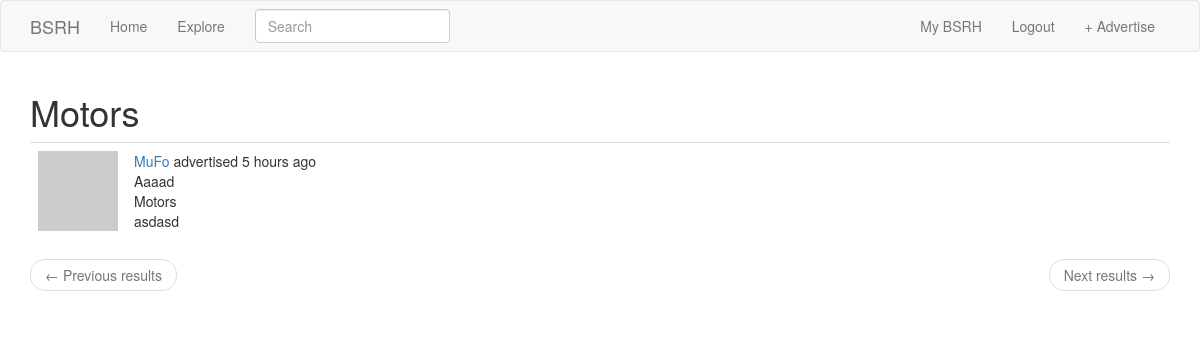
/show_category/Motors (signed in), run on the app's committed database.
### app/models.py (models this page shows, shortened)
class SearchableMixin(object):
    @classmethod
    def before_commit(cls, session):
        session._changes = {
            'add': list(session.new),
            'update': list(session.dirty),
            'delete': list(session.deleted)
        }
    @classmethod
    def after_commit(cls, session):
        for obj in session._changes['add']:
            if isinstance(obj, SearchableMixin):
                add_to_index(obj.__tablename__, obj)
        for obj in session._changes['update']:
            if isinstance(obj, SearchableMixin):
                add_to_index(obj.__tablename__, obj)
        for obj in session._changes['delete']:
            if isinstance(obj, SearchableMixin):
                remove_from_index(obj.__tablename__, obj)
        session._changes = None

class Ad(SearchableMixin, db.Model):
    __searchable__ = ['description']
    id = db.Column(db.Integer, primary_key=True)
    title = db.Column(db.String(64))
    description = db.Column(db.String(512))
    timestamp = db.Column(db.DateTime, index=True, default=datetime.utcnow)
    user_id = db.Column(db.Integer, db.ForeignKey('user.id'))
    category = db.Column(db.String(32))
    language = db.Column(db.String(5))

### app/main/routes.py (the view)
@bp.route('/show_category/<category>')
@login_required
def show_category(category):
    page = request.args.get('page', 1, type=int)
    ads = Ad.query.filter(Ad.category == category).order_by(Ad.timestamp.desc())\
        .paginate(page, current_app.config['ADS_PER_PAGE'], False)
    next_url = url_for('main.show_category', category=category, page=ads.next_num) \
        if ads.has_next else None
    prev_url = url_for('main.show_category', category=category, page=ads.prev_num) \
        if ads.has_prev else None
    return render_template('search.html', title=_('Explore'), ads=ads.items,
                           next_url=next_url, prev_url=prev_url, category=category)

### app/main/forms.py
class SearchForm(FlaskForm):
    q = StringField(_l('Search'), validators=[DataRequired()])
    def __init__(self, *args, **kwargs):
        if 'formdata' not in kwargs:
            kwargs['formdata'] = request.args
        if 'csrf_enabled' not in kwargs:
            kwargs['csrf_enabled'] = False
        super(SearchForm, self).__init__(*args, **kwargs)

### app/main/routes.py (called while the page is built)
@bp.before_request
def before_request():
    if current_user.is_authenticated:
        current_user.last_seen = datetime.utcnow()
    g.locale = str(get_locale())

@bp.before_app_request
def before_request():
    if current_user.is_authenticated:
        current_user.last_seen = datetime.utcnow()
        db.session.commit()
        g.search_form = SearchForm()
    g.locale = str(get_locale())

### app/models.py (called while the page is built)
@login.user_loader
def load_user(id):
    return User.query.get(int(id))

    def avatar(self, size):
        digest = md5(self.email.lower().encode('utf-8')).hexdigest()
        return 'https://www.gravatar.com/avatar/{}?d=identicon&s={}'.format(digest, size)

### app/templates/search.html
{% extends "base.html" %}
{% block app_content %}
    {% if category %}
        <h1>{{ category }}</h1>
    {% else %}
        <h1>{{ _('Search Results') }}</h1>
    {% endif %}
    {% if ads %}
        {% for ad in ads %}
        <a href="{{ url_for('main.ad_view', id=ad.id) }}" style="text-decoration:none; color:inherit;">
            {% include '_ad.html' %}
        </a>
        {% endfor %}
    {% else %}
        <h3><i>There are currently no ads in this category. Please check later.</i></h3>
    {% endif %}
    <nav aria-label="...">
        <ul class="pager">
            <li class="previous{% if not prev_url %} disabled{% endif %}">
                <a href="{{ prev_url or '#' }}">
                    <span aria-hidden="true">&larr;</span>
                    {{ _('Previous results') }}
                </a>
            </li>
            <li class="next{% if not next_url %} disabled{% endif %}">
                <a href="{{ next_url or '#' }}">
                    {{ _('Next results') }}
                    <span aria-hidden="true">&rarr;</span>
                </a>
            </li>
        </ul>
    </nav>
{% endblock %}

### app/templates/_ad.html (shortened to what this page needs)
<table class="table table-hover">
    <tr>
        <td width="70px">
            <a href="{{ url_for('main.user', username=ad.author.username) }}">
                <img src="{{ ad.author.avatar(70) }}" />
            </a>
        </td>
        <td>
            {{ _('%(username)s advertised %(when)s', username=user_link, when=moment(ad.timestamp).fromNow()) }}
            <br>
            {{ ad.title }}
            <br>
            {{ ad.category }}
            <br>
            <span id="ad{{ ad.id }}">{{ ad.description }}</span>
            <br>
        </td>
    </tr>
</table>

### data on the page
Ad: category "Motors", title "Aaaad", description "asdasd"
